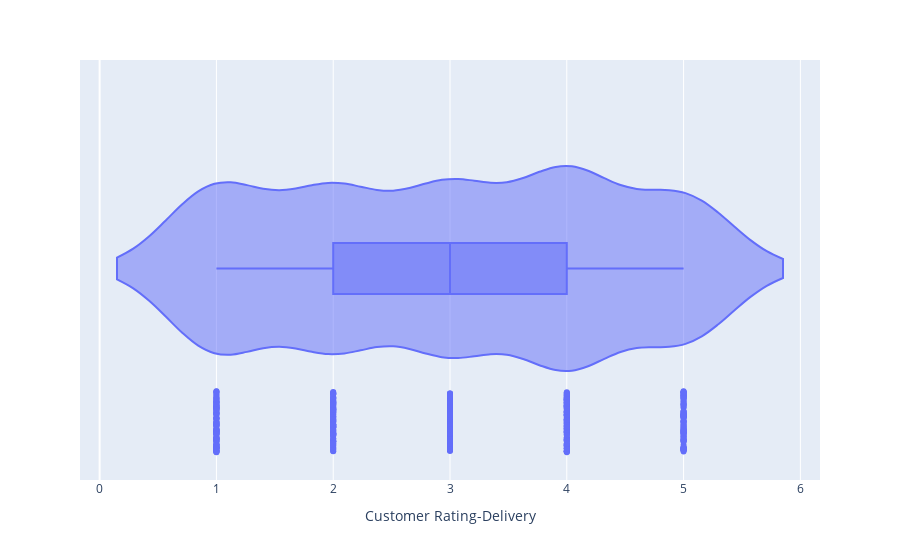

The code cell stored with this chart in its notebook:
### Code cell
'Customer Rating-Delivery'
fig = (px.violin(
        df_compained,
        x = 'Customer Rating-Delivery',
        box = True , 
        points= 'all'
        


)

)
fig.show()

### Figure 1 — Plotly figure (JSON) as saved in the notebook; plotly's stock layout.template omitted (floating-point values rounded to 4 significant figures; data arrays with more than 128 entries replaced by an {"elided": "..."} marker saying what was removed)
{"data": [{"alignmentgroup": "True", "box": {"visible": true}, "hovertemplate": "Customer Rating-Delivery=%{x}<extra></extra>", "legendgroup": "", "marker": {"color": "#636efa"}, "name": "", "offsetgroup": "", "orientation": "h", "points": "all", "scalegroup": "True", "showlegend": false, "type": "violin", "x": {"elided": "500 int values"}, "x0": " ", "xaxis": "x", "y0": " ", "yaxis": "y"}], "layout": {"legend": {"tracegroupgap": 0}, "margin": {"t": 60}, "violinmode": "group", "xaxis": {"anchor": "y", "domain": [0, 1], "title": {"text": "Customer Rating-Delivery"}}, "yaxis": {"anchor": "x", "domain": [0, 1]}}}
